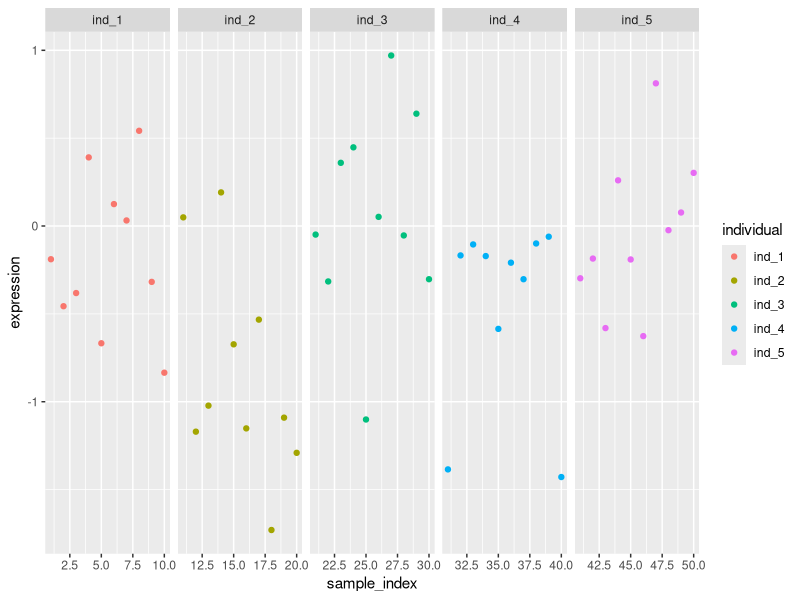
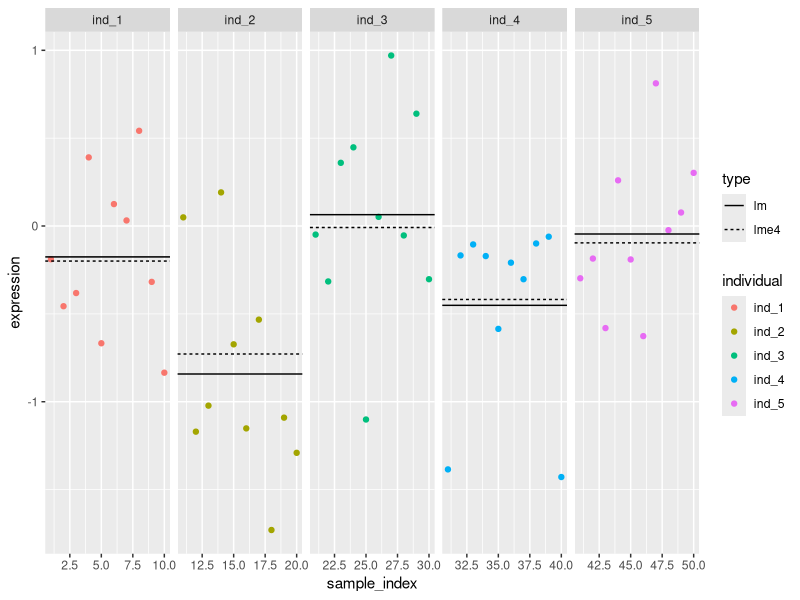
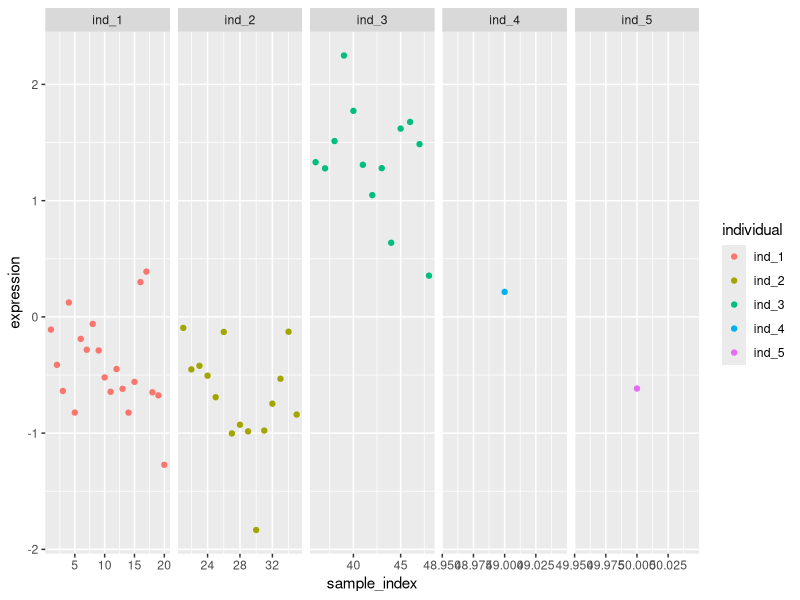
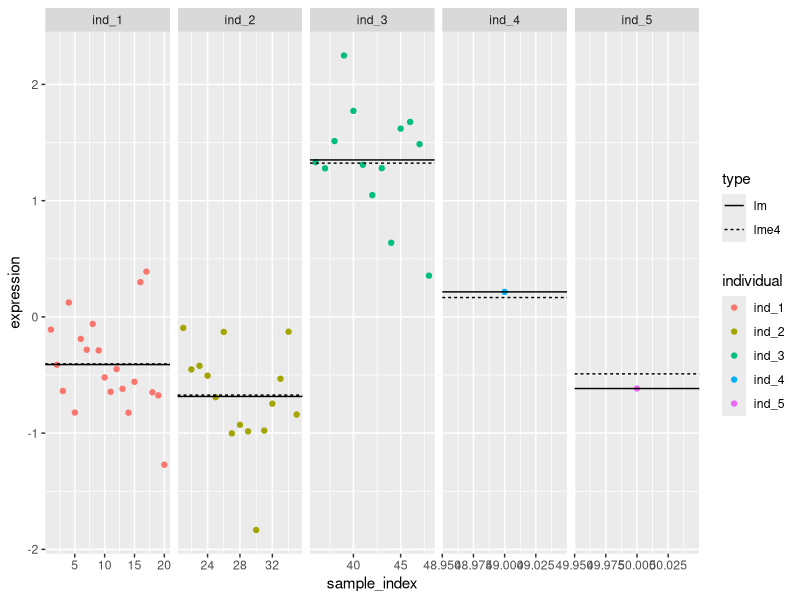

Write the R code that produced these figures, in order.
## ---- chunk 1
knitr::opts_chunk$set(echo = TRUE)
## ---- chunk 2
library("lme4")
library("dplyr")
library("ggplot2")
## ---- chunk 3
var_individual = 0.5
var_noise = 0.25
## ---- chunk 4
#Specify the number of replicates per individual
replicate_counts = c(10,10,10,10,10)

#Sample individual means from the normal distribution with variance var_individual
individual_means = rnorm(5, mean = 0, sd = sqrt(var_individual))
ind_means = dplyr::data_frame(individual_mean = individual_means, 
                              individual = paste0("ind_", c(1:5)))

#Add replicates and sample measurement noise
data_balanced = dplyr::data_frame(individual = paste0("ind_", rep(c(1,2,3,4,5), times = replicate_counts))) %>%
  dplyr::left_join(ind_means, by = "individual") %>%
  #Sample measurement noise from the normal distribution with variance var_noise
  dplyr::mutate(noise = rnorm(length(individual), mean = 0, sd = sqrt(var_noise))) %>%
  dplyr::mutate(expression = individual_mean + noise) %>%
  dplyr::mutate(sample_index = c(1:length(individual)))
data_balanced
## ---- chunk 5
var_individual/(var_individual + var_noise)
## ---- chunk 6
var(individual_means)/(var(individual_means) + var(data_balanced$noise))
## ---- chunk 7
ggplot(data_balanced, aes(x = sample_index, y = expression, color = individual)) + 
  geom_point() + 
  facet_grid(~individual, scales = "free_x")
## ---- chunk 8
#' Calculate the proportion of variance explaned by different factors in a lme4 model
varianceExplained <- function(lmer_model){
  variance = as.data.frame(lme4::VarCorr(lmer_model))
  var_percent = dplyr::mutate(variance, percent_variance = vcov/sum(vcov)) %>% 
    dplyr::select(grp, percent_variance) %>% 
    dplyr::mutate(type = "gene")
  var_row = tidyr::spread(var_percent, grp, percent_variance)
  return(var_row)  
}
## ---- chunk 9
model = lmer(expression ~ (1|individual), data_balanced)
varianceExplained(model)
## ---- chunk 10
model_fixed = lm(expression ~ individual, data_balanced)
#Estimate variance explained
summary(model_fixed)$adj.r.squared
## ---- chunk 11
coefs = coef(model)$individual
coefs_df = dplyr::data_frame(individual = rownames(coefs), coef = coefs[,1], type = "lme4")
## ---- chunk 12
ind_means = dplyr::group_by(data_balanced, individual) %>% 
  dplyr::summarize(coef = mean(expression), type = "lm")
## ---- chunk 13
ggplot(data_balanced, aes(x = sample_index, y = expression, color = individual)) + 
  geom_point() + 
  facet_grid(~individual, scales = "free_x") + 
  geom_hline(data = coefs_df, aes(yintercept = coef, linetype = type)) +
  geom_hline(data = ind_means, aes(yintercept = coef, linetype = type))
## ---- chunk 14
#Specify the number of replicates per individual
replicate_counts = c(20,15,13,1,1)

#Sample individual means from the normal distribution with variance var_individual
individual_means = rnorm(5, mean = 0, sd = sqrt(var_individual))
ind_means = dplyr::data_frame(individual_mean = individual_means, 
                              individual = paste0("ind_", c(1:5)))

#Add replicates and sample measurement noise
data_unbalanced = dplyr::data_frame(individual = paste0("ind_", rep(c(1,2,3,4,5), times = replicate_counts))) %>%
  dplyr::left_join(ind_means, by = "individual") %>%
  #Sample measurement noise from the normal distribution with variance var_noise
  dplyr::mutate(noise = rnorm(length(individual), mean = 0, sd = sqrt(var_noise))) %>%
  dplyr::mutate(expression = individual_mean + noise) %>%
  dplyr::mutate(sample_index = c(1:length(individual)))
data_unbalanced
## ---- chunk 15
ggplot(data_unbalanced, aes(x = sample_index, y = expression, color = individual)) + 
  geom_point() + 
  facet_grid(~individual, scales = "free_x")
## ---- chunk 16
var(individual_means)/(var(individual_means) + var(data_unbalanced$noise))
## ---- chunk 17
model = lmer(expression ~ (1|individual), data_unbalanced)
varianceExplained(model)
## ---- chunk 18
model_fixed = lm(expression ~ individual, data_unbalanced)
#Estimate variance explained
summary(model_fixed)$adj.r.squared
## ---- chunk 19
coefs = coef(model)$individual
coefs_df = dplyr::data_frame(individual = rownames(coefs), coef = coefs[,1], type = "lme4")
model_df = dplyr::left_join(data_unbalanced, coefs_df, by = "individual")
## ---- chunk 20
ind_means = dplyr::group_by(data_unbalanced, individual) %>% 
  dplyr::summarize(coef = mean(expression), type = "lm")
## ---- chunk 21
ggplot(data_unbalanced, aes(x = sample_index, y = expression, color = individual)) + 
  geom_point() + 
  facet_grid(~individual, scales = "free_x") + 
  geom_hline(data = coefs_df, aes(yintercept = coef, linetype = type)) +
  geom_hline(data = ind_means, aes(yintercept = coef, linetype = type))
